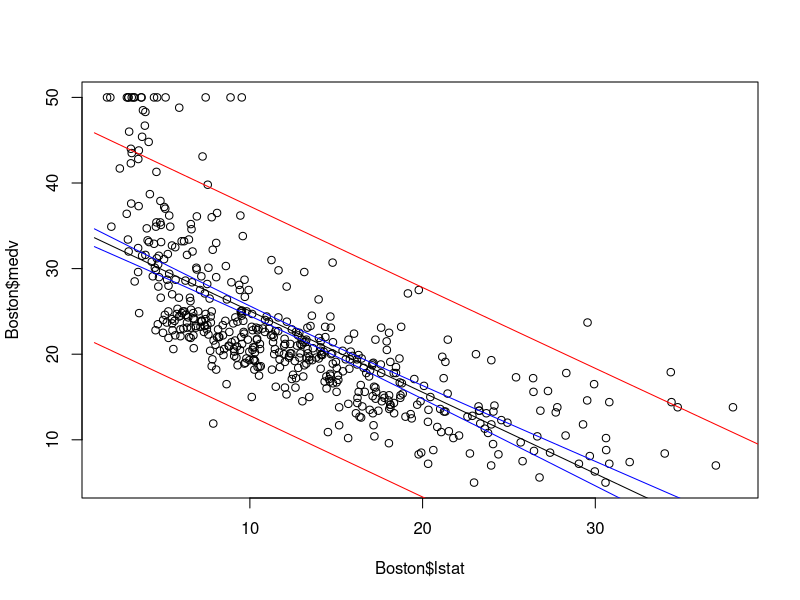

Reproduce this figure in R.
## ---- chunk 1
library(MASS)

fit <- lm(medv~lstat, data=Boston)

newx = data.frame(lstat=seq(1, 40, by=0.1))
pred.int <- predict(fit, newx, interval='prediction')
conf.int <- predict(fit, newx, interval='confidence')
## ---- chunk 2
plot(Boston$lstat, Boston$medv)

lines(newx$lstat, pred.int[,1])

lines(newx$lstat, pred.int[,2], col='red')
lines(newx$lstat, pred.int[,3], col='red')

lines(newx$lstat, conf.int[,2], col='blue')
lines(newx$lstat, conf.int[,3], col='blue')
